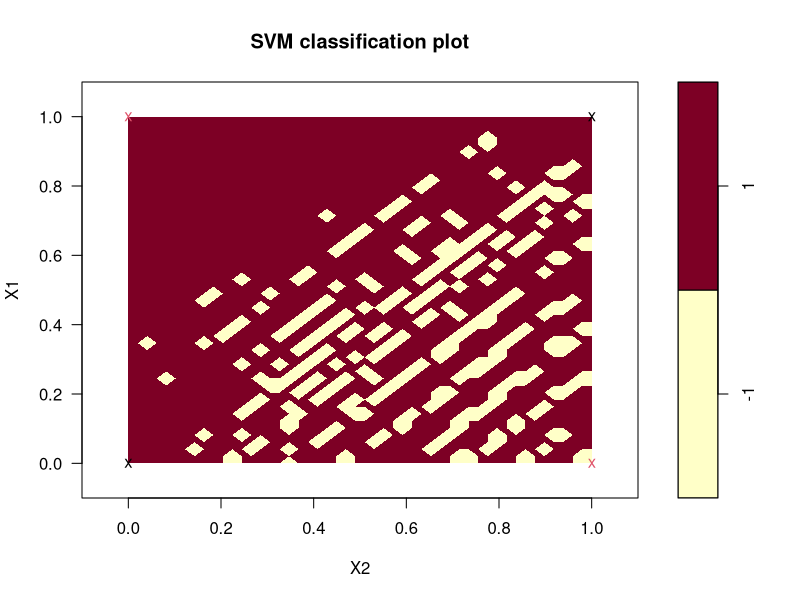

Write R code to recreate this figure.
install.packages('e1071')
library(e1071)
library(MASS)

x1 <- c(0, 0, 1, 1)
x2 <- c(0, 1, 0, 1)
y <- c("-1","1","1","-1")

xor <- data.frame(X1 = x1, X2 = x2, classes = y)
xor$classes <- as.factor(xor$classes)
xor
model1 <- svm(classes~., data=xor, kernel="polynomial", degree=1, coef0=1, cost=1)

pred1<-predict(model1,xor)
table(xor$classes,predict(model1,xor))

plot(model1,xor,xlim=c(-0.1,1.1),ylim=c(-0.1,1.1))

summary(model1)

pred1
